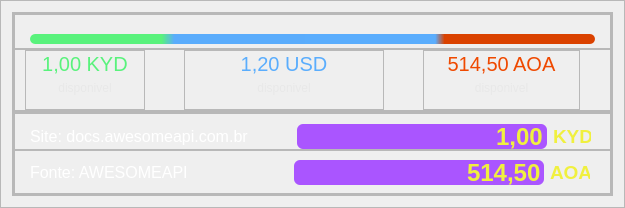
              <widget class="QFrame" name="frame_140">
               <property name="frameShape">
                <enum>QFrame::StyledPanel</enum>
               </property>
               <property name="frameShadow">
                <enum>QFrame::Raised</enum>
               </property>
               <layout class="QVBoxLayout" name="verticalLayout_112">
                <item>
                 <widget class="QFrame" name="frame_141">
                  <property name="frameShape">
                   <enum>QFrame::StyledPanel</enum>
                  </property>
                  <property name="frameShadow">
                   <enum>QFrame::Raised</enum>
                  </property>
                  <layout class="QVBoxLayout" name="verticalLayout_113">
                   <property name="spacing">
                    <number>0</number>
                   </property>
                   <property name="leftMargin">
                    <number>0</number>
                   </property>
                   <property name="topMargin">
                    <number>0</number>
                   </property>
                   <property name="rightMargin">
                    <number>0</number>
                   </property>
                   <property name="bottomMargin">
                    <number>0</number>
                   </property>
                   <item>
                    <widget class="QFrame" name="frame_142">
                     <property name="frameShape">
                      <enum>QFrame::StyledPanel</enum>
                     </property>
                     <property name="frameShadow">
                      <enum>QFrame::Raised</enum>
                     </property>
                     <layout class="QVBoxLayout" name="verticalLayout_114">
                      <property name="spacing">
                       <number>0</number>
                      </property>
                      <property name="leftMargin">
                       <number>0</number>
                      </property>
                      <property name="topMargin">
                       <number>0</number>
                      </property>
                      <property name="rightMargin">
                       <number>0</number>
                      </property>
                      <property name="bottomMargin">
                       <number>0</number>
                      </property>
                      <item>
                       <widget class="QFrame" name="frame_143">
                        <property name="minimumSize">
                         <size>
                          <width>0</width>
                          <height>35</height>
                         </size>
                        </property>
                        <property name="maximumSize">
                         <size>
                          <width>16777215</width>
                          <height>35</height>
                         </size>
                        </property>
                        <property name="frameShape">
                         <enum>QFrame::StyledPanel</enum>
                        </property>
                        <property name="frameShadow">
                         <enum>QFrame::Raised</enum>
                        </property>
                        <layout class="QVBoxLayout" name="verticalLayout_115">
                         <property name="spacing">
                          <number>0</number>
                         </property>
                         <property name="leftMargin">
                          <number>15</number>
                         </property>
                         <property name="topMargin">
                          <number>15</number>
                         </property>
                         <property name="rightMargin">
                          <number>15</number>
                         </property>
                         <property name="bottomMargin">
                          <number>0</number>
                         </property>
                         <item>
                          <widget class="QProgressBar" name="progressBar_6">
                           <property name="maximumSize">
                            <size>
                             <width>16777215</width>
                             <height>10</height>
                            </size>
                           </property>
                           <property name="styleSheet">
                            <string notr="true">QProgressBar::chunk{
	background-color: qlineargradient(spread:pad, x1:0, y1:1, x2:1, y2:1, stop:0.232955 rgba(89, 242, 124, 255), stop:0.255682 rgba(90, 172, 252, 255), stop:0.715909 rgba(90, 173, 253, 255), stop:0.732955 rgba(218, 66, 0, 255));
border-radius:5px;}

QProgressBar{
border-radius:5px;
}</string>
                           </property>
                           <property name="value">
                            <number>100</number>
                           </property>
                           <property name="textVisible">
                            <bool>false</bool>
                           </property>
                           <property name="invertedAppearance">
                            <bool>true</bool>
                           </property>
                          </widget>
                         </item>
                        </layout>
                       </widget>
                      </item>
                      <item>
                       <widget class="QFrame" name="frame_144">
                        <property name="frameShape">
                         <enum>QFrame::StyledPanel</enum>
                        </property>
                        <property name="frameShadow">
                         <enum>QFrame::Raised</enum>
                        </property>
                        <layout class="QHBoxLayout" name="horizontalLayout_25">
                         <property name="spacing">
                          <number>0</number>
                         </property>
                         <property name="leftMargin">
                          <number>10</number>
                         </property>
                         <property name="topMargin">
                          <number>0</number>
                         </property>
                         <property name="rightMargin">
                          <number>30</number>
                         </property>
                         <property name="bottomMargin">
                          <number>0</number>
                         </property>
                         <item>
                          <widget class="QFrame" name="frame_145">
                           <property name="minimumSize">
                            <size>
                             <width>120</width>
                             <height>60</height>
                            </size>
                           </property>
                           <property name="maximumSize">
                            <size>
                             <width>120</width>
                             <height>60</height>
                            </size>
                           </property>
                           <property name="frameShape">
                            <enum>QFrame::StyledPanel</enum>
                           </property>
                           <property name="frameShadow">
                            <enum>QFrame::Raised</enum>
                           </property>
                           <layout class="QVBoxLayout" name="verticalLayout_116">
                            <property name="spacing">
                             <number>0</number>
                            </property>
                            <property name="leftMargin">
                             <number>0</number>
                            </property>
                            <property name="topMargin">
                             <number>0</number>
                            </property>
                            <property name="rightMargin">
                             <number>0</number>
                            </property>
                            <item>
                             <widget class="QLabel" name="label_135">
                              <property name="font">
                               <font>
                                <pointsize>15</pointsize>
                               </font>
                              </property>
                              <property name="styleSheet">
                               <string notr="true">color: rgb(89, 242, 124);</string>
                              </property>
                              <property name="text">
                               <string>1,00 KYD</string>
                              </property>
                              <property name="alignment">
                               <set>Qt::AlignCenter</set>
                              </property>
                             </widget>
                            </item>
                            <item>
                             <widget class="QLabel" name="label_136">
                              <property name="styleSheet">
                               <string notr="true">color: rgb(232, 232, 232);</string>
                              </property>
                              <property name="text">
                               <string>disponivel</string>
                              </property>
                              <property name="alignment">
                               <set>Qt::AlignCenter</set>
                              </property>
                             </widget>
                            </item>
                           </layout>
                          </widget>
                         </item>
                         <item>
                          <spacer name="horizontalSpacer_32">
                           <property name="orientation">
                            <enum>Qt::Horizontal</enum>
                           </property>
                           <property name="sizeHint" stdset="0">
                            <size>
                             <width>2</width>
                             <height>20</height>
                            </size>
                           </property>
                          </spacer>
                         </item>
                         <item>
                          <widget class="QFrame" name="frame_146">
                           <property name="minimumSize">
                            <size>
                             <width>200</width>
                             <height>0</height>
                            </size>
                           </property>
                           <property name="maximumSize">
                            <size>
                             <width>200</width>
                             <height>16777215</height>
                            </size>
                           </property>
                           <property name="frameShape">
                            <enum>QFrame::StyledPanel</enum>
                           </property>
                           <property name="frameShadow">
                            <enum>QFrame::Raised</enum>
                           </property>
                           <layout class="QVBoxLayout" name="verticalLayout_117">
                            <property name="spacing">
                             <number>0</number>
                            </property>
                            <property name="leftMargin">
                             <number>0</number>
                            </property>
                            <property name="topMargin">
                             <number>0</number>
                            </property>
                            <property name="rightMargin">
                             <number>0</number>
                            </property>
                            <item>
                             <widget class="QLabel" name="label_137">
                              <property name="font">
                               <font>
                                <pointsize>15</pointsize>
                               </font>
                              </property>
                              <property name="styleSheet">
                               <string notr="true">color: rgb(90, 173, 253);</string>
                              </property>
                              <property name="text">
                               <string>1,20 USD</string>
                              </property>
                              <property name="alignment">
                               <set>Qt::AlignCenter</set>
                              </property>
                             </widget>
                            </item>
                            <item>
                             <widget class="QLabel" name="label_138">
                              <property name="styleSheet">
                               <string notr="true">color: rgb(232, 232, 232);</string>
                              </property>
                              <property name="text">
                               <string>disponivel</string>
                              </property>
                              <property name="alignment">
                               <set>Qt::AlignCenter</set>
                              </property>
                             </widget>
                            </item>
                           </layout>
                          </widget>
                         </item>
                         <item>
                          <spacer name="horizontalSpacer_33">
                           <property name="orientation">
                            <enum>Qt::Horizontal</enum>
                           </property>
                           <property name="sizeHint" stdset="0">
                            <size>
                             <width>0</width>
                             <height>20</height>
                            </size>
                           </property>
                          </spacer>
                         </item>
                         <item>
                          <widget class="QFrame" name="frame_147">
                           <property name="minimumSize">
                            <size>
                             <width>157</width>
                             <height>0</height>
                            </size>
                           </property>
                           <property name="maximumSize">
                            <size>
                             <width>157</width>
                             <height>16777215</height>
                            </size>
                           </property>
                           <property name="frameShape">
                            <enum>QFrame::StyledPanel</enum>
                           </property>
                           <property name="frameShadow">
                            <enum>QFrame::Raised</enum>
                           </property>
                           <layout class="QVBoxLayout" name="verticalLayout_118">
                            <property name="spacing">
                             <number>0</number>
                            </property>
                            <property name="leftMargin">
                             <number>0</number>
                            </property>
                            <property name="topMargin">
                             <number>0</number>
                            </property>
                            <property name="rightMargin">
                             <number>0</number>
                            </property>
                            <item>
                             <widget class="QLabel" name="label_139">
                              <property name="font">
                               <font>
                                <pointsize>15</pointsize>
                               </font>
                              </property>
                              <property name="styleSheet">
                               <string notr="true">color: rgb(239, 73, 0);</string>
                              </property>
                              <property name="text">
                               <string>514,50 AOA</string>
                              </property>
                              <property name="alignment">
                               <set>Qt::AlignCenter</set>
                              </property>
                             </widget>
                            </item>
                            <item>
                             <widget class="QLabel" name="label_140">
                              <property name="styleSheet">
                               <string notr="true">color: rgb(232, 232, 232);</string>
                              </property>
                              <property name="text">
                               <string>disponivel</string>
                              </property>
                              <property name="alignment">
                               <set>Qt::AlignCenter</set>
                              </property>
                             </widget>
                            </item>
                           </layout>
                          </widget>
                         </item>
                        </layout>
                       </widget>
                      </item>
                     </layout>
                    </widget>
                   </item>
                   <item>
                    <widget class="QFrame" name="frame_148">
                     <property name="frameShape">
                      <enum>QFrame::StyledPanel</enum>
                     </property>
                     <property name="frameShadow">
                      <enum>QFrame::Raised</enum>
                     </property>
                     <layout class="QVBoxLayout" name="verticalLayout_119">
                      <property name="spacing">
                       <number>0</number>
                      </property>
                      <property name="leftMargin">
                       <number>0</number>
                      </property>
                      <property name="topMargin">
                       <number>0</number>
                      </property>
                      <property name="rightMargin">
                       <number>0</number>
                      </property>
                      <property name="bottomMargin">
                       <number>0</number>
                      </property>
                      <item>
                       <widget class="QFrame" name="frame_149">
                        <property name="frameShape">
                         <enum>QFrame::StyledPanel</enum>
                        </property>
                        <property name="frameShadow">
                         <enum>QFrame::Raised</enum>
                        </property>
                        <layout class="QHBoxLayout" name="horizontalLayout_53">
                         <property name="leftMargin">
                          <number>15</number>
                         </property>
                         <property name="topMargin">
                          <number>10</number>
                         </property>
                         <property name="rightMargin">
                          <number>19</number>
                         </property>
                         <property name="bottomMargin">
                          <number>0</number>
                         </property>
                         <item>
                          <widget class="QLabel" name="site_7">
                           <property name="font">
                            <font>
                             <pointsize>12</pointsize>
                            </font>
                           </property>
                           <property name="styleSheet">
                            <string notr="true">color: rgb(255, 255, 255);</string>
                           </property>
                           <property name="text">
                            <string>Site: docs.awesomeapi.com.br</string>
                           </property>
                           <property name="alignment">
                            <set>Qt::AlignLeading|Qt::AlignLeft|Qt::AlignVCenter</set>
                           </property>
                          </widget>
                         </item>
                         <item>
                          <spacer name="horizontalSpacer_18">
                           <property name="orientation">
                            <enum>Qt::Horizontal</enum>
                           </property>
                           <property name="sizeHint" stdset="0">
                            <size>
                             <width>40</width>
                             <height>20</height>
                            </size>
                           </property>
                          </spacer>
                         </item>
                         <item>
                          <widget class="QLineEdit" name="DC_LEdit">
                           <property name="minimumSize">
                            <size>
                             <width>250</width>
                             <height>25</height>
                            </size>
                           </property>
                           <property name="maximumSize">
                            <size>
                             <width>250</width>
                             <height>25</height>
                            </size>
                           </property>
                           <property name="font">
                            <font>
                             <pointsize>18</pointsize>
                             <bold>true</bold>
                            </font>
                           </property>
                           <property name="styleSheet">
                            <string notr="true">QLineEdit{
	color: rgb(240, 240, 63);
	background-color: rgb(170, 85, 255);
	border-radius: 6px;
}
QLineEdit:hover{
border: 2px solid rgb(153, 76, 229);
}

QLineEdit:focus{
border: 2px solid rgb(90, 173, 253)
}</string>
                           </property>
                           <property name="text">
                            <string>1,00</string>
                           </property>
                           <property name="alignment">
                            <set>Qt::AlignRight|Qt::AlignTrailing|Qt::AlignVCenter</set>
                           </property>
                          </widget>
                         </item>
                         <item>
                          <widget class="QLabel" name="label_142">
                           <property name="minimumSize">
                            <size>
                             <width>36</width>
                             <height>20</height>
                            </size>
                           </property>
                           <property name="maximumSize">
                            <size>
                             <width>38</width>
                             <height>20</height>
                            </size>
                           </property>
                           <property name="font">
                            <font>
                             <pointsize>14</pointsize>
                             <bold>true</bold>
                            </font>
                           </property>
                           <property name="styleSheet">
                            <string notr="true">color: rgb(240, 240, 63);</string>
                           </property>
                           <property name="text">
                            <string>KYD</string>
                           </property>
                           <property name="alignment">
                            <set>Qt::AlignLeading|Qt::AlignLeft|Qt::AlignVCenter</set>
                           </property>
                          </widget>
                         </item>
                        </layout>
                       </widget>
                      </item>
                      <item>
                       <widget class="QFrame" name="frame_150">
                        <property name="frameShape">
                         <enum>QFrame::StyledPanel</enum>
                        </property>
                        <property name="frameShadow">
                         <enum>QFrame::Raised</enum>
                        </property>
                        <layout class="QHBoxLayout" name="horizontalLayout_54">
                         <property name="leftMargin">
                          <number>15</number>
                         </property>
                         <property name="rightMargin">
                          <number>20</number>
                         </property>
                         <property name="bottomMargin">
                          <number>8</number>
                         </property>
                         <item>
                          <widget class="QLabel" name="font_6">
                           <property name="font">
                            <font>
                             <pointsize>12</pointsize>
                            </font>
                           </property>
                           <property name="styleSheet">
                            <string notr="true">color: rgb(255, 255, 255);</string>
                           </property>
                           <property name="text">
                            <string>Fonte: AWESOMEAPI</string>
                           </property>
                           <property name="alignment">
                            <set>Qt::AlignLeading|Qt::AlignLeft|Qt::AlignVCenter</set>
                           </property>
                          </widget>
                         </item>
                         <item>
                          <spacer name="horizontalSpacer_19">
                           <property name="orientation">
                            <enum>Qt::Horizontal</enum>
                           </property>
                           <property name="sizeHint" stdset="0">
                            <size>
                             <width>100</width>
                             <height>20</height>
                            </size>
                           </property>
                          </spacer>
                         </item>
                         <item>
                          <widget class="QLineEdit" name="DC_aoa_LEdit">
                           <property name="minimumSize">
                            <size>
                             <width>250</width>
                             <height>25</height>
                            </size>
                           </property>
                           <property name="maximumSize">
                            <size>
                             <width>250</width>
                             <height>25</height>
                            </size>
                           </property>
                           <property name="font">
                            <font>
                             <pointsize>18</pointsize>
                             <bold>true</bold>
                            </font>
                           </property>
                           <property name="styleSheet">
                            <string notr="true">QLineEdit{
	color: rgb(240, 240, 63);
	background-color: rgb(170, 85, 255);
	border-radius: 6px;
}
QLineEdit:hover{
border: 2px solid  rgb(153, 76, 229);
}

QLineEdit:focus{
border: 2px solid rgb(90, 173, 253);
}</string>
                           </property>
                           <property name="text">
                            <string>514,50</string>
                           </property>
                           <property name="alignment">
                            <set>Qt::AlignRight|Qt::AlignTrailing|Qt::AlignVCenter</set>
                           </property>
                          </widget>
                         </item>
                         <item>
                          <widget class="QLabel" name="label_144">
                           <property name="minimumSize">
                            <size>
                             <width>40</width>
                             <height>20</height>
                            </size>
                           </property>
                           <property name="maximumSize">
                            <size>
                             <width>40</width>
                             <height>20</height>
                            </size>
                           </property>
                           <property name="font">
                            <font>
                             <pointsize>14</pointsize>
                             <bold>true</bold>
                            </font>
                           </property>
                           <property name="styleSheet">
                            <string notr="true">color: rgb(240, 240, 63);</string>
                           </property>
                           <property name="text">
                            <string>AOA</string>
                           </property>
                           <property name="alignment">
                            <set>Qt::AlignLeading|Qt::AlignLeft|Qt::AlignVCenter</set>
                           </property>
                          </widget>
                         </item>
                        </layout>
                       </widget>
                      </item>
                     </layout>
                    </widget>
                   </item>
                  </layout>
                 </widget>
                </item>
               </layout>
              </widget>
